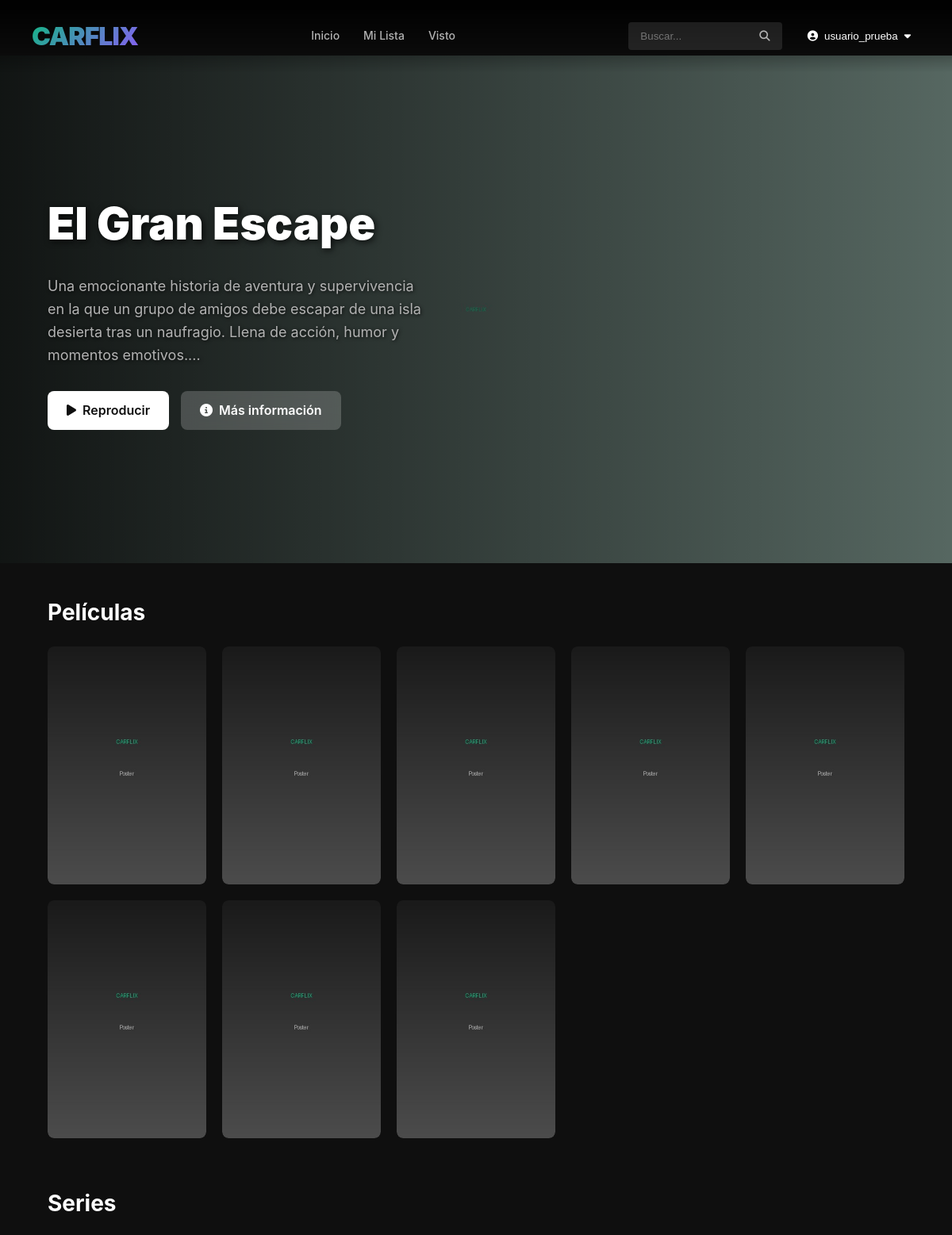
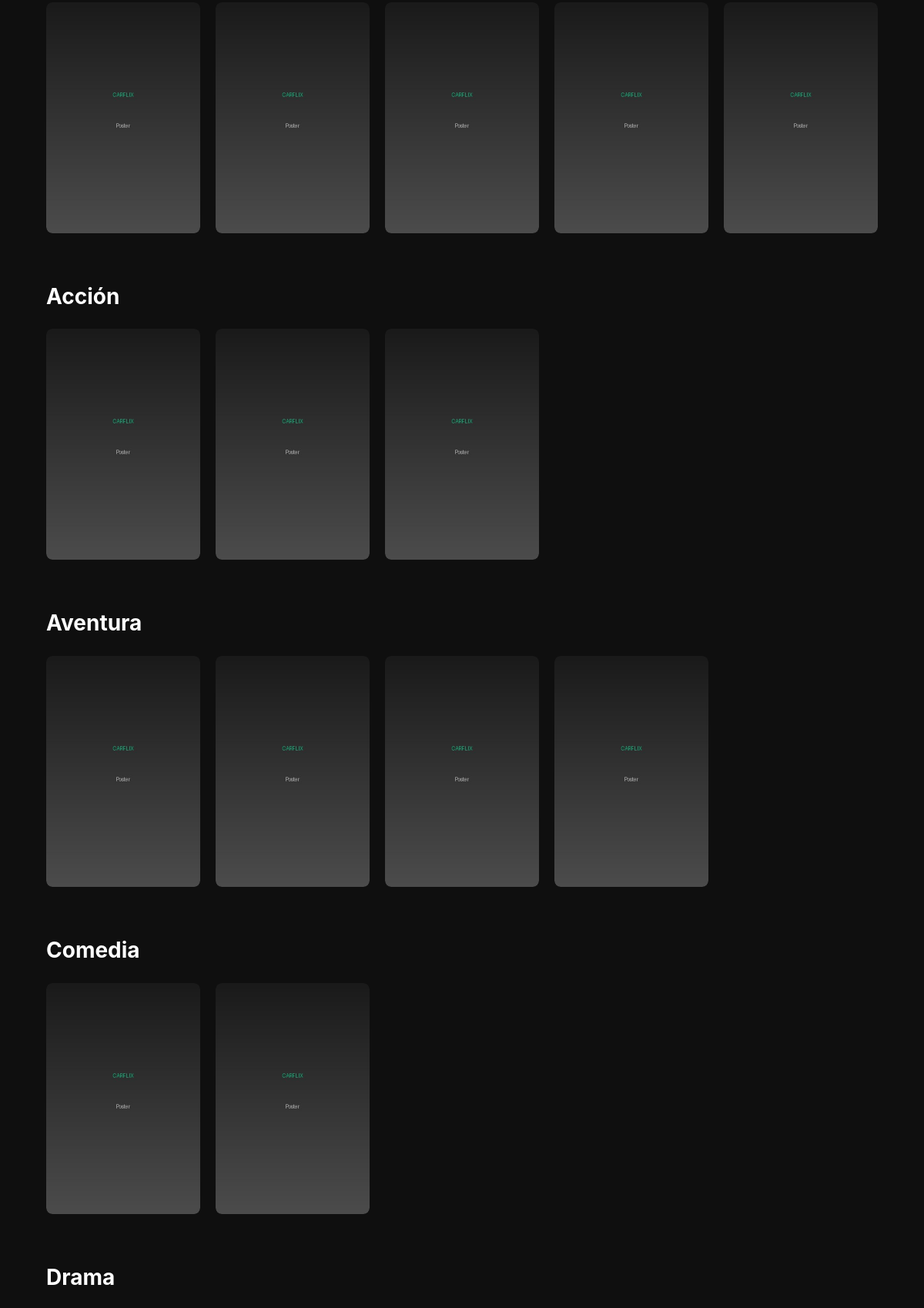
The app's page /home (signed in, upper part) with its own data (2 pictures, top to bottom).
### app/models.py (models this page shows, shortened)
class User(UserMixin, db.Model):
    id = db.Column(db.Integer, primary_key=True)
    username = db.Column(db.String(64), unique=True, nullable=False, index=True)
    email = db.Column(db.String(120), unique=True, nullable=False, index=True)
    password_hash = db.Column(db.String(256))
    is_admin = db.Column(db.Boolean, default=False)
    profile_picture = db.Column(db.String(300), default='images/default-avatar.png')
    created_at = db.Column(db.DateTime, default=datetime.utcnow)
    favorite_movies = db.relationship('Movie', secondary=movie_favorites,
                                      backref=db.backref('favorited_by', lazy='dynamic'))
    favorite_series = db.relationship('Series', secondary=series_favorites,
                                      backref=db.backref('favorited_by', lazy='dynamic'))
    watched_movies = db.relationship('Movie', secondary=movie_watched,
                                     backref=db.backref('watched_by', lazy='dynamic'))
    watched_episodes = db.relationship('Episode', secondary=episode_watched,
                                       backref=db.backref('watched_by', lazy='dynamic'))

class Movie(db.Model):
    id = db.Column(db.Integer, primary_key=True)
    title = db.Column(db.String(200), nullable=False, index=True)
    description = db.Column(db.Text)
    duration = db.Column(db.Integer)  # Duración en minutos
    release_year = db.Column(db.Integer)
    video_path = db.Column(db.String(300), nullable=False)
    poster_path = db.Column(db.String(300))
    background_path = db.Column(db.String(300))
    created_at = db.Column(db.DateTime, default=datetime.utcnow)
    categories = db.relationship('Category', secondary=movie_categories,
                                 backref=db.backref('movies', lazy='dynamic'))

class Series(db.Model):
    id = db.Column(db.Integer, primary_key=True)
    title = db.Column(db.String(200), nullable=False, index=True)
    description = db.Column(db.Text)
    release_year = db.Column(db.Integer)
    poster_path = db.Column(db.String(300))
    background_path = db.Column(db.String(300))
    created_at = db.Column(db.DateTime, default=datetime.utcnow)
    categories = db.relationship('Category', secondary=series_categories,
                                 backref=db.backref('series', lazy='dynamic'))
    episodes = db.relationship('Episode', backref='series', lazy='dynamic',
                               cascade='all, delete-orphan')

class Category(db.Model):
    id = db.Column(db.Integer, primary_key=True)
    name = db.Column(db.String(50), unique=True, nullable=False)

### app/routes.py (the view)
@app.route('/home')
@login_required
def home():
    movies = Movie.query.all()
    series = Series.query.all()
    categories = Category.query.all()
    return render_template('home.html', movies=movies, series=series, categories=categories)

### app/models.py (called while the page is built)
@login_manager.user_loader
def load_user(user_id):
    return User.query.get(int(user_id))

### app/templates/home.html (shortened to what this page needs)
{% extends "base.html" %}
{% block content %}
<div class="home-page">
    {% if movies|length > 0 %}
    {% set featured = movies[0] %}
    <section class="hero-banner" style="background-image: linear-gradient(to right, rgba(0,0,0,0.8) 0%, transparent 100%),
                                       url('{{ url_for('static', filename=featured.background_path) if featured.background_path else url_for('static', filename='images/default-bg.jpg') }}');">
        <div class="hero-banner-content">
            <h1 class="banner-title">{{ featured.title }}</h1>
            <p class="banner-description">{{ featured.description[:200] }}...</p>
            <div class="banner-buttons">
                <a href="{{ url_for('movie_detail', movie_id=featured.id) }}" class="btn btn-white">
                    <i class="fas fa-play"></i> Reproducir
                </a>
                <a href="{{ url_for('movie_detail', movie_id=featured.id) }}" class="btn btn-secondary">
                    <i class="fas fa-info-circle"></i> Más información
                </a>
            </div>
        </div>
    </section>
    {% endif %}
    <section class="content-section">
        <div class="section-header">
            <h2>Películas</h2>
        </div>
        <div class="content-row">
            {% if movies|length > 0 %}
                {% for movie in movies %}
                <div class="content-card">
                    <a href="{{ url_for('movie_detail', movie_id=movie.id) }}">
                        <img src="{{ url_for('static', filename=movie.poster_path) if movie.poster_path else 'https://via.placeholder.com/300x450?text=Sin+Poster' }}"
                             alt="{{ movie.title }}" class="content-poster">
                    </a>
                </div>
                {% endfor %}
            {% else %}
                <p class="no-content">No hay películas disponibles aún.</p>
            {% endif %}
        </div>
    </section>
    <section class="content-section">
        <div class="section-header">
            <h2>Series</h2>
        </div>
        <div class="content-row">
            {% if series|length > 0 %}
                {% for show in series %}
                <div class="content-card">
                    <a href="{{ url_for('series_detail', series_id=show.id) }}">
                        <img src="{{ url_for('static', filename=show.poster_path) if show.poster_path else 'https://via.placeholder.com/300x450?text=Sin+Poster' }}"
                             alt="{{ show.title }}" class="content-poster">
                    </a>
                </div>
                {% endfor %}
            {% else %}
                <p class="no-content">No hay series disponibles aún.</p>
            {% endif %}
        </div>
    </section>
    {% for category in categories %}
        {% set cat_movies = category.movies.all() %}
        {% set cat_series = category.series.all() %}
        {% if cat_movies|length > 0 or cat_series|length > 0 %}
        <section class="content-section">
            <div class="section-header">
                <h2>{{ category.name }}</h2>
            </div>
            <div class="content-row">
                {% for movie in cat_movies[:6] %}
                <div class="content-card">
                    <a href="{{ url_for('movie_detail', movie_id=movie.id) }}">
                        <img src="{{ url_for('static', filename=movie.poster_path) if movie.poster_path else 'https://via.placeholder.com/300x450?text=Sin+Poster' }}"
                             alt="{{ movie.title }}" class="content-poster">
                    </a>
                </div>
                {% endfor %}
                {% for show in cat_series[:6] %}
                <div class="content-card">
                    <a href="{{ url_for('series_detail', series_id=show.id) }}">
                        <img src="{{ url_for('static', filename=show.poster_path) if show.poster_path else 'https://via.placeholder.com/300x450?text=Sin+Poster' }}"
                             alt="{{ show.title }}" class="content-poster">
                    </a>
                </div>
                {% endfor %}
            </div>
        </section>
        {% endif %}
    {% endfor %}
</div>
{% endblock %}

### app/templates/base.html (shortened to what this page needs)
<!DOCTYPE html>
<html lang="es">
<head>
    <link rel="stylesheet" href="{{ url_for('static', filename='css/style.css') }}">
    <link rel="stylesheet" href="https://cdnjs.cloudflare.com/ajax/libs/font-awesome/6.4.0/css/all.min.css">
</head>
<body>
    {% if current_user.is_authenticated %}
    <nav class="navbar">
        <div class="navbar-container">
            <a href="{{ url_for('home') }}" class="logo">CARFLIX</a>
            <div class="nav-links">
                <a href="{{ url_for('home') }}">Inicio</a>
                <a href="{{ url_for('my_list') }}">Mi Lista</a>
                <a href="{{ url_for('watched') }}">Visto</a>
            </div>
            <div class="nav-right">
                <form action="{{ url_for('search') }}" method="get" class="search-form">
                    <input type="text" name="q" placeholder="Buscar..." class="search-input">
                    <button type="submit" class="search-btn"><i class="fas fa-search"></i></button>
                </form>
                <div class="user-menu">
                    <button class="user-btn">
                        <i class="fas fa-user-circle"></i>
                        <span>{{ current_user.username }}</span>
                        <i class="fas fa-caret-down"></i>
                    </button>
                </div>
            </div>
        </div>
    </nav>
    {% endif %}
    <main class="main-content">
        {% block content %}{% endblock %}
    </main>
</body>
</html>

### app/static/css/style.css (style rules this page uses)
:root { --primary-color: #10b981; --secondary-color: #8b5cf6; --accent-color: #06d6a0; --bg-dark: #0f0f0f; --bg-card: #1a1a1a; --bg-hover: #2a2a2a; --text-primary: #ffffff; --text-secondary: #b3b3b3; --danger-color: #ef4444; --warning-color: #f59e0b; --success-color: #10b981; --border-radius: 8px; --transition: all 0.3s ease; }
* { margin: 0; padding: 0; box-sizing: border-box; }
body { font-family: -apple-system, BlinkMacSystemFont, 'Segoe UI', Roboto, 'Helvetica Neue', Arial, sans-serif; background-color: var(--bg-dark); color: var(--text-primary); line-height: 1.6; overflow-x: hidden; }
a { text-decoration: none; color: inherit; transition: var(--transition); }
img { max-width: 100%; height: auto; display: block; }
.navbar { position: fixed; top: 0; width: 100%; background: linear-gradient(to bottom, rgba(0,0,0,0.9) 10%, transparent); padding: 20px 0; z-index: 1000; transition: background-color 0.3s ease; }
.navbar-container { max-width: 1400px; margin: 0 auto; padding: 0 40px; display: flex; justify-content: space-between; align-items: center; }
.logo { font-size: 32px; font-weight: 900; background: linear-gradient(135deg, var(--primary-color), var(--secondary-color)); -webkit-background-clip: text; -webkit-text-fill-color: transparent; background-clip: text; letter-spacing: -1px; }
.nav-links { display: flex; gap: 30px; }
.nav-links a { color: var(--text-secondary); font-size: 14px; font-weight: 500; transition: var(--transition); }
.nav-right { display: flex; align-items: center; gap: 20px; }
.search-form { display: flex; align-items: center; background-color: rgba(255, 255, 255, 0.1); border-radius: 4px; padding: 5px 10px; transition: var(--transition); }
.search-input { background: transparent; border: none; color: var(--text-primary); padding: 5px; width: 150px; outline: none; transition: width 0.3s ease; }
.search-btn { background: transparent; border: none; color: var(--text-secondary); cursor: pointer; padding: 5px; }
.user-menu { position: relative; }
.user-btn { display: flex; align-items: center; gap: 8px; background: transparent; border: none; color: var(--text-primary); cursor: pointer; padding: 8px 12px; border-radius: 4px; transition: var(--transition); }
.main-content { min-height: 100vh; padding-top: 70px; }
.btn { display: inline-flex; align-items: center; gap: 8px; padding: 12px 24px; border: none; border-radius: var(--border-radius); font-size: 16px; font-weight: 600; cursor: pointer; transition: var(--transition); text-align: center; }
.btn-secondary { background-color: rgba(255, 255, 255, 0.2); color: white; backdrop-filter: blur(10px); }
.btn-white { background-color: white; color: var(--bg-dark); }
.home-page { padding-bottom: 60px; }
.hero-banner { position: relative; height: 80vh; background-size: cover; background-position: center; display: flex; align-items: center; margin-bottom: 40px; }
.hero-banner-content { max-width: 600px; padding: 0 60px; z-index: 1; }
.banner-title { font-size: 56px; font-weight: 900; margin-bottom: 20px; text-shadow: 2px 2px 8px rgba(0, 0, 0, 0.8); }
.banner-description { font-size: 18px; color: var(--text-secondary); margin-bottom: 30px; line-height: 1.6; text-shadow: 1px 1px 4px rgba(0, 0, 0, 0.8); }
.banner-buttons { display: flex; gap: 15px; }
.content-section { padding: 0 60px; margin-bottom: 60px; }
.section-header { margin-bottom: 20px; }
.section-header h2 { font-size: 28px; font-weight: 700; }
.content-row { display: grid; grid-template-columns: repeat(auto-fill, minmax(200px, 1fr)); gap: 20px; }
.content-card { position: relative; border-radius: var(--border-radius); overflow: hidden; transition: var(--transition); cursor: pointer; }
.content-poster { width: 100%; height: 300px; object-fit: cover; border-radius: var(--border-radius); }
.content-card, .feature-card, .stat-card { animation: fadeIn 0.5s ease; }

### records on screen
User: username "usuario_prueba"
Movie: background_path (placeholder picture), title "El Gran Escape", description "Una emocionante historia de aventura y supervivencia en la que un grupo de amigos debe escapar de una isla desierta tras un naufragio. Llena de acción, humor y momentos emotivos.", poster_path (placeholder picture)
Movie: poster_path (placeholder picture)
Movie: poster_path (placeholder picture)
Movie: poster_path (placeholder picture)
Movie: poster_path (placeholder picture)
Movie: poster_path (placeholder picture)
Movie: poster_path (placeholder picture)
Movie: poster_path (placeholder picture)
Series: poster_path (placeholder picture)
Series: poster_path (placeholder picture)
Series: poster_path (placeholder picture)
Series: poster_path (placeholder picture)
Series: poster_path (placeholder picture)
Category: name "Acción"
Category: name "Aventura"
Category: name "Comedia"
Category: name "Drama"
